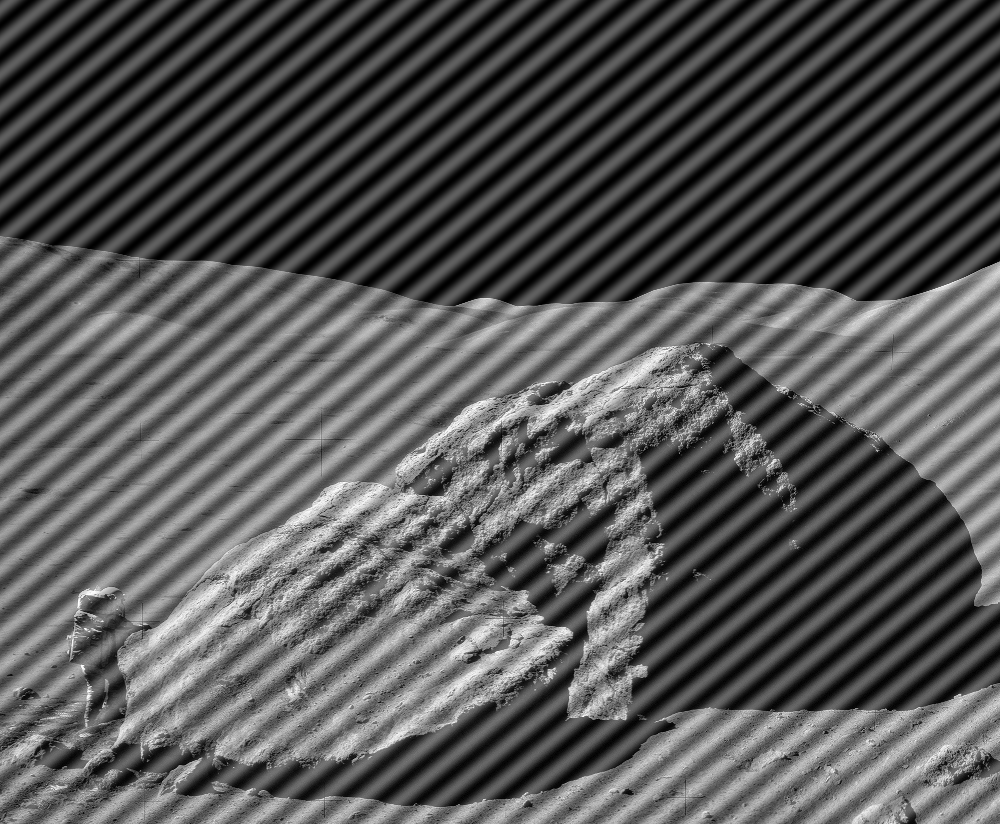
#> input picture HW4/astronaut-interference.tif, 1000 x 824 px, found by its file name
$ jupyter execute --allow-errors 'Frequency Filters-Copy1.ipynb'   (shell and % lines are left out)
#> lines starting #> are read from the running program, lines starting #| are printed output that depends on the picture
# Frequency Filters
> 0712238 Yan-Tong Lin, for DIP2021spring HW4

## DIP Homework Chapter 4_1
1. Please use FFT and design a frequency filter to cancel the inusoidal noise of the assigned image, 'astronaut-interference.tif' nd print out the source code and the processed image.(10)
2. Please use FFT and design a frequency filter to cancel the moirepattern noise of the assigned image, 'car-moire-pattern.tif' and rint out the source code and the processed image.(10)
3. Please comment and compare your two design freq. filters.(10)

[cell 1]
from IPython.display import display, Math, Latex
import numpy as np
import matplotlib.pyplot as plt
from PIL import Image

from scipy import signal
from scipy import misc
import cv2 as cv

[cell 2]
cv.__version__

## Solution Sketch
* Main idea
    * Use notch filters to remove unwanted periodic noises.
* Remark
    * We deal with the BGR channels seperately and then merge them together. However, for simplicity, only the process of the first channel is visualized.

### Filter for Problem 1
* The image is corrupted by a single, 2-D additive sine wave. The Fourier transform of a pure sine wave is a pair of complex, conjugate impulses, so we would expect the spectrum to have a pair of bright dots at the frequencies of the sine wave, which is indeed the case! (but is hard to find than p2). We can apply notch filtering and eliminate the noise.

### Filter for Problem 2
* The figure shows a moiré pattern. The Fourier transform of a pure sine, which is a periodic function, is a pair of conjugate symmetric impulses (Table 4.4). The symmetric bursts in the figures are a result of the near periodicity of the moiré pattern. We can attenuate these bursts by using notch filtering.
* 8 notch filters for the 8 unexpected spikes in the frequency domain.
    * We choose the Butterworth bandreject filter (BBRF) of order $n$
        * $H(u,v) = 1-\frac{1}{1+(D(u,v)/D_0)^{2n}}$
    * The setting of each filter is in the code

### Comparison of the Two Filters
The construction of the two filters come from the textbook (DIP 4e), espically Table 4.4. (P1 is figure 5.16, P2 is figure 4.64. ) The reason that the "bursts" in P1 is smaller and harder to find is that the noise pattern is more "periodic" thus more like $\sin$'s DFT.

## Some Ancillary Functions

[cell 3]
# Utilities
def normed(img):
    return cv.normalize(img, img, 0, 1., cv.NORM_MINMAX)

def get_dft(signal):
    # expect time domain input
    return np.fft.fftshift(cv.dft(np.float32(signal), flags = cv.DFT_COMPLEX_OUTPUT))

def get_spectrum(signal):
    # expect frequency domain input
    return 20*np.log(cv.magnitude(signal[:,:,0], signal[:,:,1])+1e-7)

def get_idft(signal):
    # expect frequency domain input
    return cv.idft(np.fft.ifftshift(signal), flags = cv.DFT_COMPLEX_OUTPUT)[:,:,0]

# for Problem 1 (trial 1)
def get_LineRF(r, c, m, d0, gap):
    # original m = r/c, m' = -c/r
    # m = -c/rd0 = 15 mid = 50 n = 2
    mask = np.ones((r,c,2))
    for i in range(r):
        for j in range(c):
            d = abs((i-r//2)+m*(j-c//2))
            d2 = (i-r//2)**2+(j-c//2)**2
            if(d2 > d0**2 and d <= gap):
                mask[i][j][0] = 0
                mask[i][j][1] = 0
    return mask

# for Problem 1 (trial 2)
def get_LineRF(r, c, m, d0, gap):
    # original m = r/c, m' = -c/r
    # m = -c/rd0 = 15 mid = 50 n = 2
    mask = np.ones((r,c,2))
    for i in range(r):
        for j in range(c):
            d = abs((i-r//2)+m*(j-c//2))
            d2 = (i-r//2)**2+(j-c//2)**2
            if(d2 > d0**2 and d <= gap):
                mask[i][j][0] = 0
                mask[i][j][1] = 0
    return mask

# Butterworth Band Reject Filter for Problem 2
def get_BBRF(r, c, u, v, d0, n):
    h = np.ones((r,c,2)) # for real and imaginary parts
    for i in range(r):
        for j in range(c):
            tmp = 1./(1.+(((i-u)**2+(j-v)**2)/d0)**n)
            h[i][j][0] -= tmp
            h[i][j][1] -= tmp
    return h

## Problem 1 --- 'astronaut-interference.tif'

[cell 4]
def P1():
    img_name = "astronaut-interference.tif"
    img = cv.imread(img_name, 1)
#> img is the input picture: shape (824, 1000, 3); min 0, max 255, mean 86.7
    channels = cv.split(img)
    channels_result = []

    for ci in range(len(channels)):
        B = channels[ci]
        dft = get_dft(B)
        dft2 = np.copy(dft) # for the transformed signal
        r, c = B.shape
        mask = np.ones((r,c,2))
        for i in range(380, 390):
            for j in range(470, 480):
                mask[i][j][0] = 0
                mask[i][j][1] = 0
        for i in range(430, 440):
            for j in range(520, 530):
                mask[i][j][0] = 0
                mask[i][j][1] = 0
        dft2 = dft2*mask
        spec = get_spectrum(dft)
        spec2 = get_spectrum(dft2)
        img1 = get_idft(mask)
        img2 = get_idft(dft2)
        channels_result += [img2]
        # Display
        if(ci == 0):
            n_plots = 4
            titles = ['original', 'spectrum', 'masked_spectrum', 'transformed']
            images = [img, spec, spec2, img2]
            fig, axs = plt.subplots(1, n_plots, figsize=[15, 15])

            for i in range(len(titles)):
                axs[i].imshow(images[i], 'gray')
                axs[i].set_title(titles[i])
                axs[i].set_xticks([]), axs[i].set_yticks([])
            plt.show()
#> this loop made 1 pass
#> (r, c, n_plots, titles) on pass 1: (824, 1000, 4, ['original', 'spectrum', 'masked_spectrum', 'transformed'])
#> pass 1, in P1, `spec = get_spectrum(dft)`:
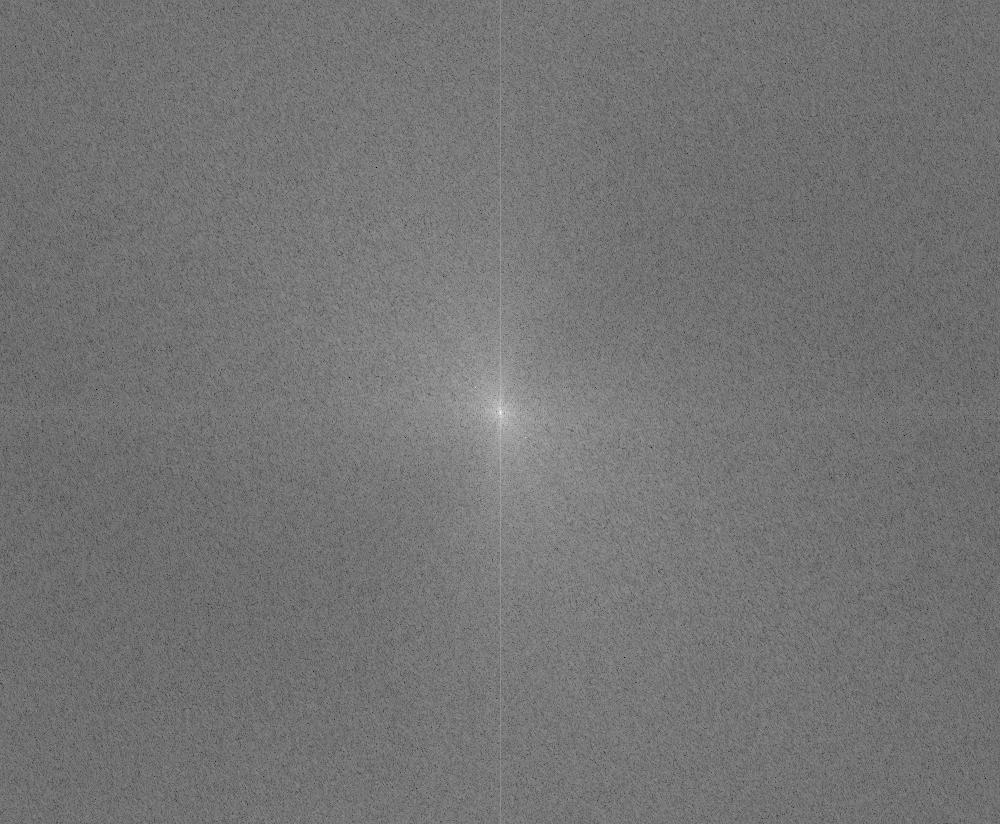
#> spec: shape (824, 1000) float32; min 24.68, max 361.7, mean 178.8; drawn with min black and max white
#> pass 1, in P1, `spec2 = get_spectrum(dft2)`:
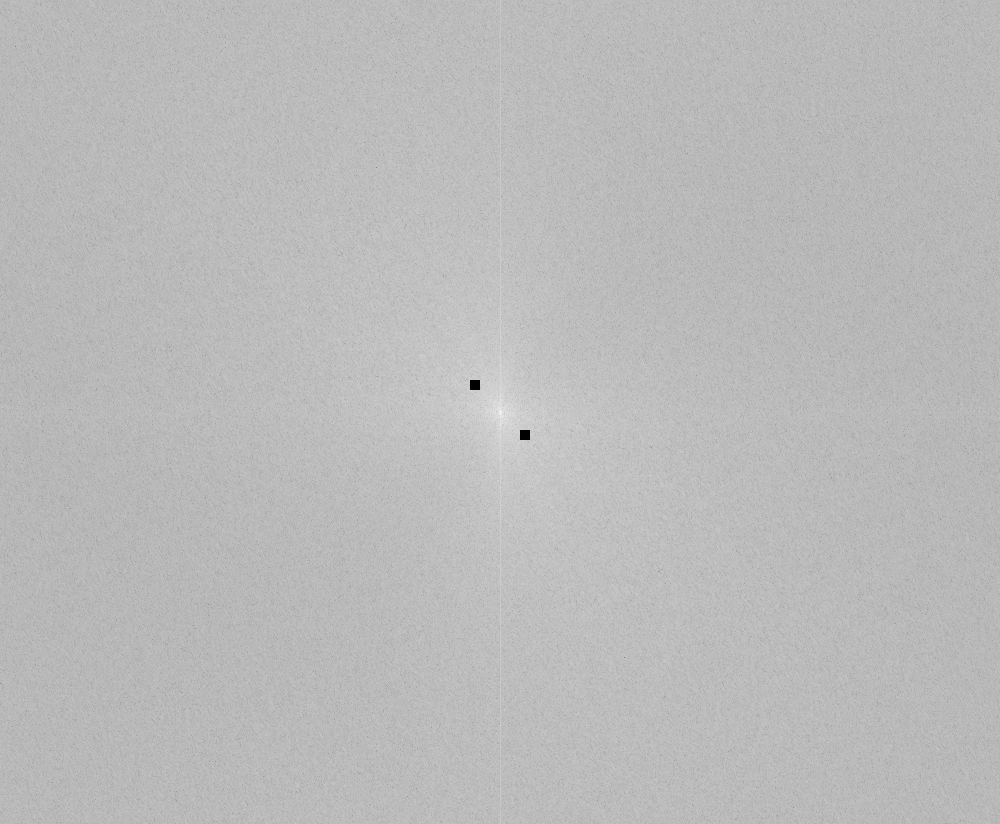
#> spec2: shape (824, 1000) float64; min -322.4, max 361.7, mean 178.6; drawn with min black and max white
#> after the loop, channels_result = 1 item
    result = cv.merge(channels_result)
    return normed(result)

#> (the rest of this cell did not finish here and is left out)

## Problem 2 --- 'car-moire-pattern.tif

[cell 5]
def P2():
    img_name = "car-moire-pattern.tif"
    img = cv.imread(img_name, 1)
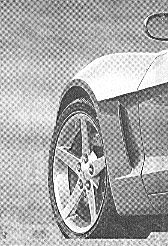
#> input picture HW4/car-moire-pattern.tif, 168 x 246 px, found by its file name
#> img is the input picture: shape (246, 168, 3); min 0, max 255, mean 169.7
    channels = cv.split(img)
    channels_result = []

    for ci in range(len(channels)):
        B = channels[ci]
        dft = get_dft(B)
        dft2 = np.copy(dft) # for the transformed signal
        r, c = B.shape
        us = [i*r/6. for i in [1,2,4,5]]
        vs = [i*c/3. for i in [1,2]]
        d0 = 20
        n = 2
        mask = np.ones((r,c,2))
        for ui in us:
            for vi in vs:
                mask *= get_BBRF(r, c, ui, vi, d0, n)
        dft2 = dft2*mask
        spec = get_spectrum(dft)
        spec2 = get_spectrum(dft2)
        img1 = get_idft(mask)
        img2 = get_idft(dft2)
        channels_result += [img2]
        # Display
        if(ci == 0):
            n_plots = 4
            titles = ['original', 'spectrum', 'masked_spectrum', 'transformed']
            images = [img, spec, spec2, img2]
            fig, axs = plt.subplots(1, n_plots, figsize=[15, 15])

            for i in range(len(titles)):
                axs[i].imshow(images[i], 'gray')
                axs[i].set_title(titles[i])
                axs[i].set_xticks([]), axs[i].set_yticks([])
            plt.show()
#> this loop made 1 pass
#> (r, c, us, vs, d0, n, n_plots, titles) on pass 1: (246, 168, [41, 82, 164, 205], [56, 112], 20, 2, 4, ['original', 'spectrum', 'masked_spectrum', 'transformed'])
#> pass 1, in P2, `spec = get_spectrum(dft)`:
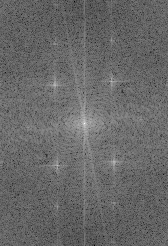
#> spec: shape (246, 168) float32; min 61.64, max 315.3, mean 165.5; drawn with min black and max white
#> pass 1, in P2, `spec2 = get_spectrum(dft2)`:
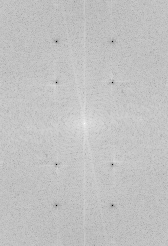
#> spec2: shape (246, 168) float64; min -322.4, max 315.3, mean 164.7; drawn with min black and max white
#> pass 1, in P2, `img1 = get_idft(mask)`:
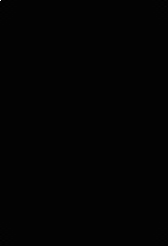
#> img1: shape (246, 168) float64; min -610.4, max 40540.4, mean 1; drawn with min black and max white
#> after the loop, channels_result = 1 item
    result = cv.merge(channels_result)
    return normed(result)

#> (the rest of this cell did not finish here and is left out)
